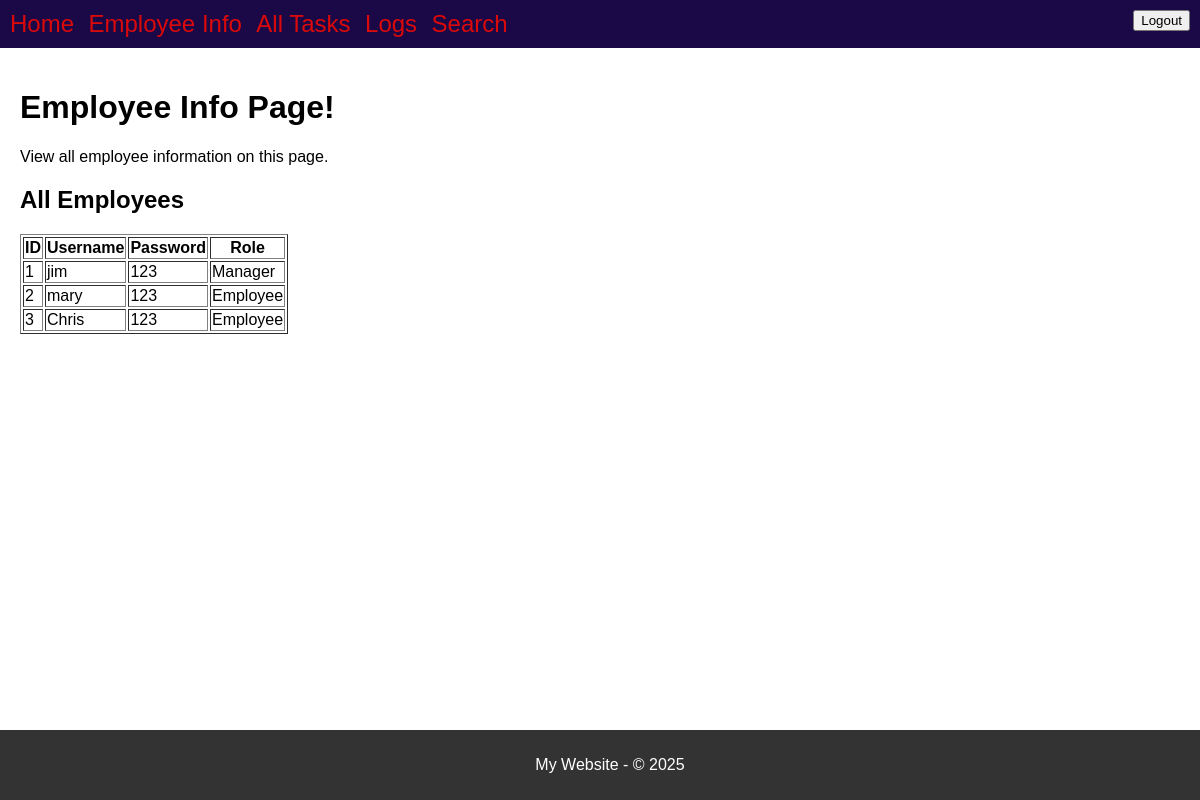
/employees (signed in), run on an earlier commit of the app's database.
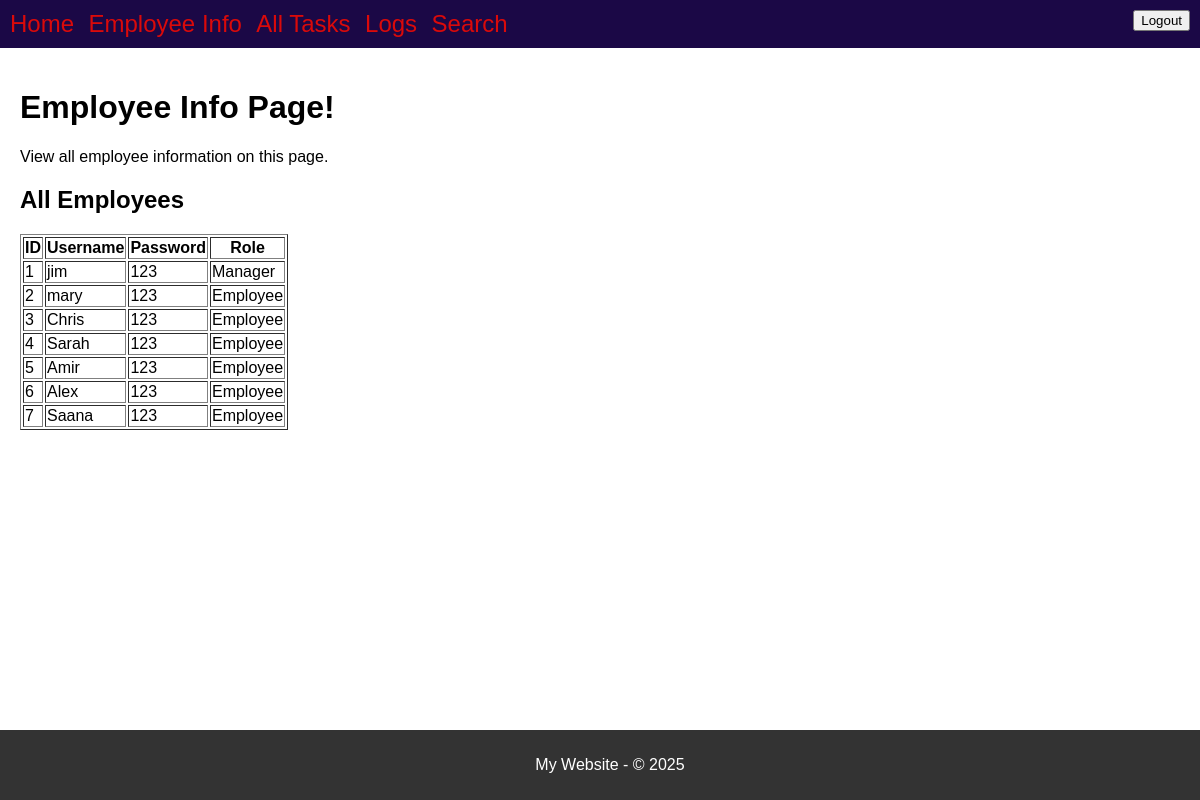
And on a later commit of the database.
### model.py (models this page shows, shortened)
class Users(db.Model):
    __tablename__ = 'Users'
    id = db.Column(db.Integer, primary_key=True)
    username = db.Column(db.String(100), nullable=False, unique=True)
    password = db.Column(db.String(100), nullable=False)
    role = db.Column(db.String(50), nullable=False)

### routes.py (the view)
@app.route('/employees', methods=['GET'])
def display_employees():
    if CS.notLoggedIn():
        return redirect(url_for("display_login"))
    employees = Users.query.all()
    employee_columns = [column.name for column in Users.__table__.columns]
    return render_template(
        "employees.html",
        title="Employee Info Page!",
        content="View all employee information on this page.",
        employees=employees,
        employee_columns=employee_columns,
        CS=CS
    )

### current_session.py (called while the page is built)
    @staticmethod
    def isLoggedIn():
        status = "username" in session
        return status

    @staticmethod
    def notLoggedIn():
        return not CurrentSession.isLoggedIn()

    @staticmethod
    def getRole():
        return userRole

    @staticmethod
    def getUsername():
        username = session.get("username", None)  # Get username from session
        return username

### Templates/employees.html (shortened to what this page needs)
{% extends "base.html" %}
{% block page_title %}
    {{ title }}
{% endblock %}
{% block content %}
    <p>{{ content }}</p>
    <h2>All Employees</h2>
    {% if employees %}
        <table border="1">
            <thead>
                <tr>
                    <th>ID</th>
                    <th>Username</th>
                    <th>Password</th>
                    <th>Role</th>
                </tr>
            </thead>
            <tbody>
                {% for employee in employees %}
                    <tr>
                        <td>{{ employee.id }}</td>
                        <td>{{ employee.username }}</td>
                        <td>{{ employee.password }}</td>
                        <td>{{ employee.role }}</td>
                    </tr>
                {% endfor %}
            </tbody>
        </table>
    {% else %}
        <p>No employees found in the database.</p>
    {% endif %}
{% endblock %}

### Templates/base.html (shortened to what this page needs)
<!DOCTYPE html>
<html lang="en">
<head>
    <link rel="stylesheet" href="{{ url_for('static', filename='style.css')}}">
</head>
<body>
    <header>
        <nav>
            <a href="/index" class="nav-links">Home</a>
            <a href="/employees" class="nav-links">Employee Info</a>
            <a href="/all-tasks" class="nav-links">All Tasks</a>
            <a href="/log" class="nav-links">Logs</a>
            <a href="/search" class="nav-links">Search</a>
        </nav>
        <nav>
            <button onclick="window.location.href='/logout'">Logout</button>
        </nav>
    </header>
    <main>
        <h1>{% block page_title %}{% endblock %}</h1>
        {% block content %}{% endblock %}
    </main>
    <footer>
        <p>My Website - © 2025</p>
    </footer>
</body>
</html>

### Styles/style.css (style rules this page uses)
body { font-family: sans-serif; margin: 0; padding: 0; }
header { background-color: #1b0846; padding: 10px; display: flex; justify-content:space-between; }
nav a { margin-right: 10px; text-decoration: none; color: #da0a0a; }
main { padding: 20px; }
.nav-links { font-size:1.5em; }
footer { background-color: #333; color: white; text-align: center; padding: 10px; position: fixed; bottom: 0; width: 100%; }

What changed in the data, as far as the page shows it:
added Users: id "4", username "Sarah", password "123", role "Employee"
added Users: id "5", username "Amir", password "123", role "Employee"
added Users: id "6", username "Alex", password "123", role "Employee"
added Users: id "7", username "Saana", password "123", role "Employee"
